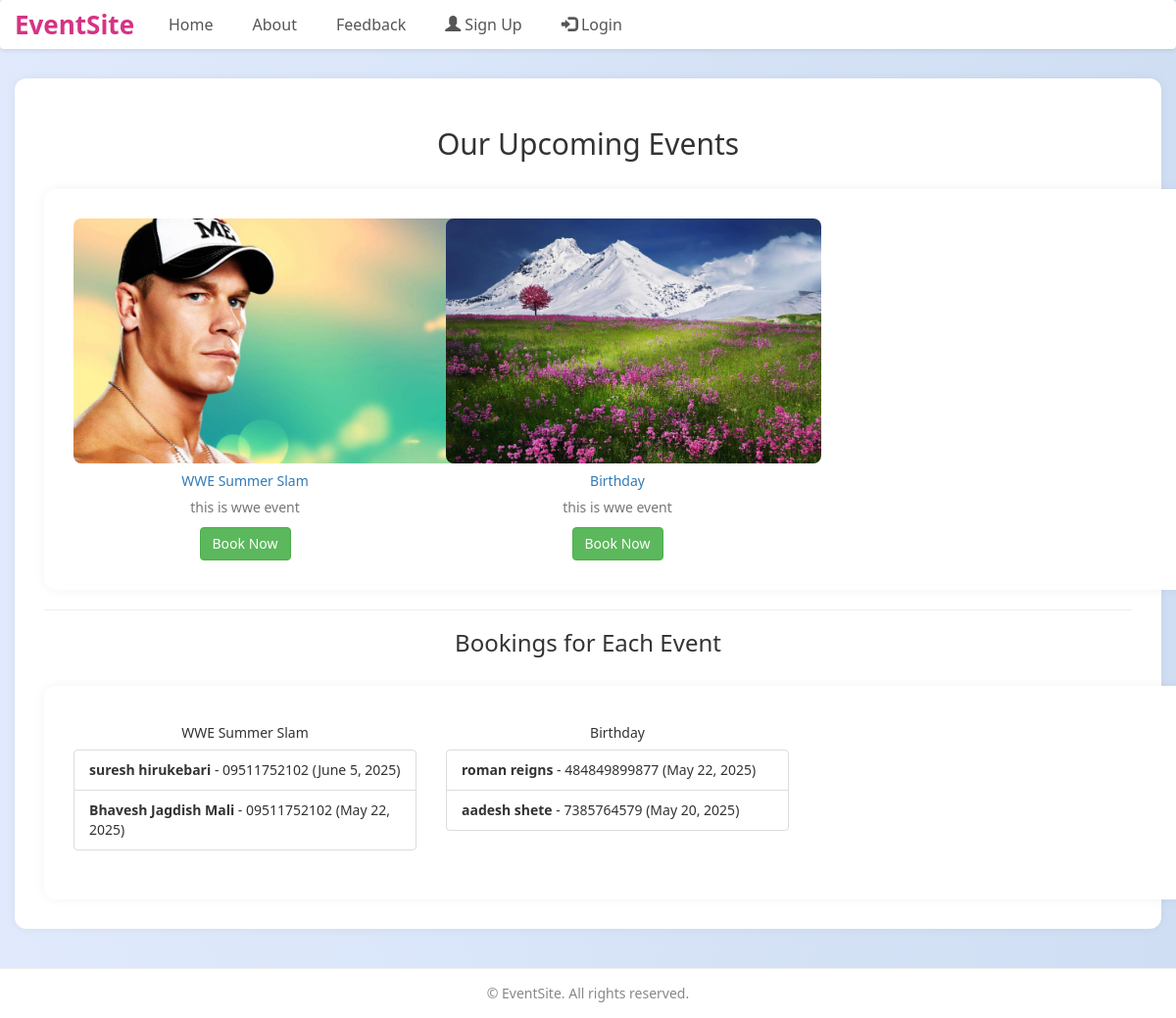
Screenshot of /events/ with the database file from the repository.
### eventapp/models.py (models this page shows, shortened)
class Event(models.Model):
    img=models.ImageField(upload_to="pic")
    name=models.CharField(max_length=50)
    desc=models.CharField(max_length=50)

class Booking(models.Model):
    cus_name=models.CharField(max_length=55)
    cus_ph=models.CharField(max_length=12)
    name=models.ForeignKey(Event,on_delete=models.CASCADE)
    booking_date=models.DateField()
    booked_on=models.DateField(auto_now=True)
    email = models.EmailField(unique=True)  # Ensures email is unique and valid

### eventapp/views.py (the view)
# urls.py: path('events/', events, name='events'),
def events(request):
    dict_eve={
        'eve':Event.objects.all()
    }
    return render(request,'events.html',dict_eve)

### template/events.html (shortened to what this page needs)
{% extends 'base.html' %}
{% load static %}
{% block content %}
<h2 class="text-center my-4">Our Upcoming Events</h2>
<div class="container">
    <div class="row">
        {% for i in eve %}
            <div class="col-lg-4 col-md-6 col-sm-12 mb-4">
                <div class="card shadow-sm rounded">
                    <img src="{{ i.img.url }}" class="card-img-top" alt="{{ i.name }}" style="height: 250px; object-fit: cover; border-radius: 8px;">
                    <div class="card-body">
                        <h5 class="card-title text-center text-primary">{{ i.name }}</h5>
                        <p class="card-text text-muted text-center">{{ i.desc }}</p>
                    </div>
                    <div class="card-footer text-center">
                        <a href="{% url 'booking' %}?event_id={{ i.id }}" class="btn btn-success w-100">Book Now</a>
                    </div>
                </div>
            </div>
        {% empty %}
            <div class="col-12 text-center">
                <p class="text-muted">No events available at the moment.</p>
            </div>
        {% endfor %}
    </div>
</div>
<hr>
<h3 class="text-center my-4">Bookings for Each Event</h3>
<div class="container">
    <div class="row">
        {% for i in eve %}
            <div class="col-lg-4 col-md-6 col-sm-12 mb-4">
                <div class="card shadow-sm rounded">
                    <div class="card-body">
                        <h5 class="card-title text-center">{{ i.name }}</h5>
                        <ul class="list-group list-group-flush">
                            {% for booking in i.booking_set.all %}
                                <li class="list-group-item">
                                    <strong>{{ booking.cus_name }}</strong> - {{ booking.cus_ph }} ({{ booking.booking_date }})
                                </li>
                            {% empty %}
                                <li class="list-group-item">No bookings yet.</li>
                            {% endfor %}
                        </ul>
                    </div>
                </div>
            </div>
        {% empty %}
            <div class="col-12 text-center">
                <p class="text-muted">No events available for booking.</p>
            </div>
        {% endfor %}
    </div>
</div>
{% endblock %}

### template/base.html (shortened to what this page needs)
{% load static %}
<!DOCTYPE html>
<html lang="en">
<head>
    <link rel="stylesheet" href="https://maxcdn.bootstrapcdn.com/bootstrap/3.4.1/css/bootstrap.min.css">
    <link href="https://cdnjs.cloudflare.com/ajax/libs/font-awesome/5.15.0/css/all.min.css" rel="stylesheet">
</head>
<body>
    <nav class="navbar navbar-default">
        <div class="container-fluid">
            <div class="navbar-header">
                <a class="navbar-brand" href="{% url 'index' %}">EventSite</a>
            </div>
            <div class="collapse navbar-collapse" id="main-navbar">
                <ul class="nav navbar-nav">
                    <li><a href="{% url 'index' %}">Home</a></li>
                    <li><a href="{% url 'about' %}">About</a></li>
                    <li><a href="{% url 'feedback' %}">Feedback</a></li>
                    {% if user.is_authenticated %}
                        <li><a href="{% url 'events' %}">Events</a></li>
                        <li><a href="{% url 'booking' %}">Booking</a></li>
                        <li><a href="{% url 'contact' %}">Contact</a></li>
                        <li><a href="{% url 'recent_bookings_per_event' %}">Event Bookings</a></li>
                        <li><a href="{% url 'logout' %}"><span class="glyphicon glyphicon-log-out"></span> Logout</a></li>
                    {% else %}
                        <li><a href="{% url 'register' %}"><span class="glyphicon glyphicon-user"></span> Sign Up</a></li>
                        <li><a href="{% url 'login' %}"><span class="glyphicon glyphicon-log-in"></span> Login</a></li>
                    {% endif %}
                </ul>
            </div>
        </div>
    </nav>
    <div class="container">
        {% block content %}
        {% endblock %}
    </div>
    <footer>
        &copy; {{ now|date:"Y" }} EventSite. All rights reserved.
    </footer>
</body>
</html>

### template/base.html (style rules this page uses)
body { background: linear-gradient(to right, #e0eafc, #cfdef3); font-family: 'Segoe UI', Tahoma, Geneva, Verdana, sans-serif; }
.navbar { background-color: #ffffff; border: none; box-shadow: 0 2px 4px rgba(0, 0, 0, 0.08); }
.navbar-brand { color: #d63384 !important; font-weight: bold; font-size: 26px; }
.navbar-nav > li > a { color: #555 !important; font-size: 16px; padding: 15px 20px; transition: background-color 0.3s ease; }
.container { background-color: #fff; padding: 30px; border-radius: 12px; box-shadow: 0 0 12px rgba(0, 0, 0, 0.05); margin-top: 30px; }
footer { margin-top: 40px; padding: 15px; text-align: center; background-color: #ffffff; color: #888; border-top: 1px solid #eee; }

### rows the page displays
Event: img (picture), name "WWE Summer Slam", desc "this is wwe event"
Event: img (picture), name "Birthday", desc "this is wwe event"
Booking: cus_name "suresh hirukebari", cus_ph "09511752102", booking_date "June 5, 2025"
Booking: cus_name "Bhavesh Jagdish Mali", cus_ph "09511752102", booking_date "May 22, 2025"
Booking: cus_name "roman reigns", cus_ph "484849899877", booking_date "May 22, 2025"
Booking: cus_name "aadesh shete", cus_ph "7385764579", booking_date "May 20, 2025"
